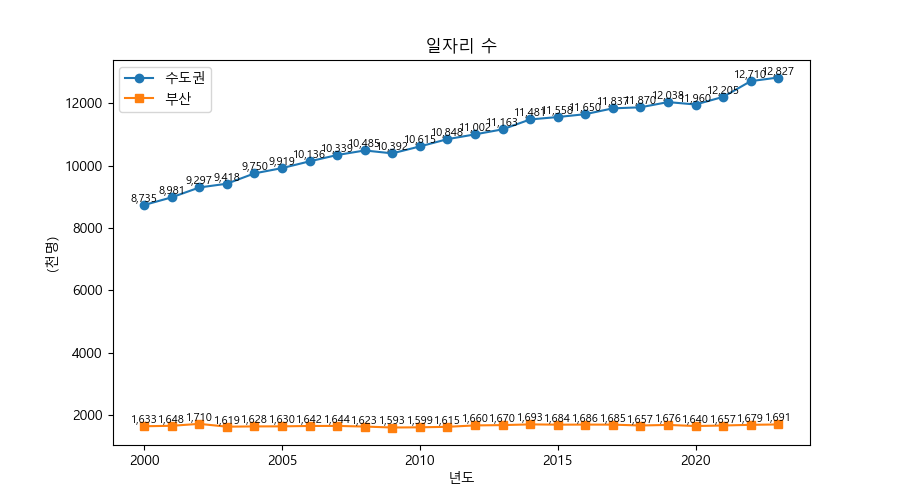

The Python source for this figure:
import pandas as pd
import seaborn
import seaborn as sns
import matplotlib.pyplot as plt
import numpy as np
import matplotlib

path = 'C:/bigdata/'
일자리 = pd.read_excel('일자리.xlsx')
print(일자리)

일자리['서울+경기'] = 일자리['서울 취업자 (천명)'] + 일자리['경기 취업자 (천명)']

matplotlib.rcParams['font.family'] ='Malgun Gothic'
matplotlib.rcParams['axes.unicode_minus'] =False

plt.rcParams['figure.figsize'] = (9, 5)
plt.rcParams['font.size'] = 10

plt.xlabel('년도')
plt.ylabel('(천명)')

plt.plot(일자리['시점'],일자리['서울+경기'], linestyle='-', marker='o', label='수도권')
plt.plot(일자리['시점'],일자리['부산 취업자 (천명)'], linestyle='-', marker='s', label='부산')



for i, v in enumerate(일자리['시점']):
     cc = "{:,g}".format(일자리['서울+경기'][i])
     print(v,일자리['서울+경기'][i],일자리['서울+경기'][i])
     plt.text(v,일자리['서울+경기'][i],cc,fontsize=8,color='#000000',
               horizontalalignment='center',verticalalignment='bottom')

for i, v in enumerate(일자리['시점']):
     cc = "{:,g}".format(일자리['부산 취업자 (천명)'][i])
     print(v,일자리['부산 취업자 (천명)'][i],일자리['부산 취업자 (천명)'][i])
     plt.text(v,일자리['부산 취업자 (천명)'][i],cc,fontsize=8,color='#000000',
               horizontalalignment='center',verticalalignment='bottom')

plt.title("일자리 수")
plt.legend()
plt.show()
